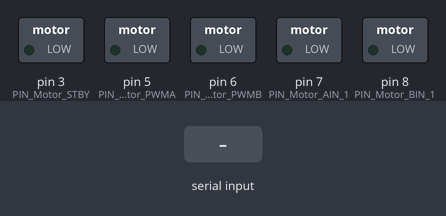
Recording of a sketch running on a simulated Arduino Uno, built with avr-gcc and run on an emulated ATmega328P. Shown: switched loads named in the sketch (green lamp = pin HIGH). Inputs (shaded band) come from the test bench.

Above: at 1.2 s.
1.3 s: "FORWARD\n" received over Serial
At 2.4 s:
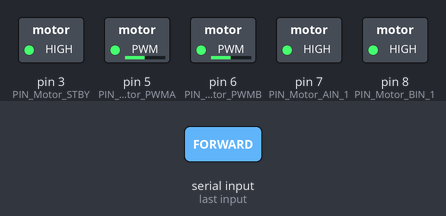
2.8 s: "BACKWARD\n" received over Serial
At 3.6 s:
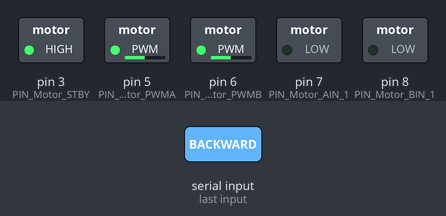
4.3 s: "LEFT\n" received over Serial
At 4.7 s:
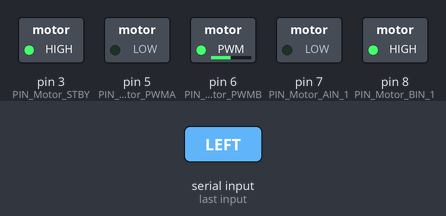
5.8 s: "RIGHT\n" received over Serial
At 7.0 s:
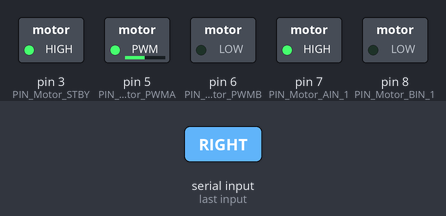
7.3 s: "STOP\n" received over Serial
At 8.2 s:
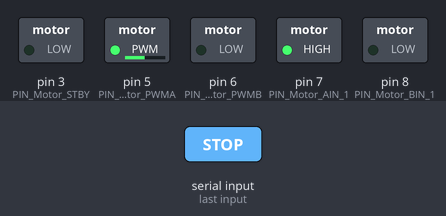
Timing chart, 0 to 9.8 s (numbered marks = the images above; inputs shaded):
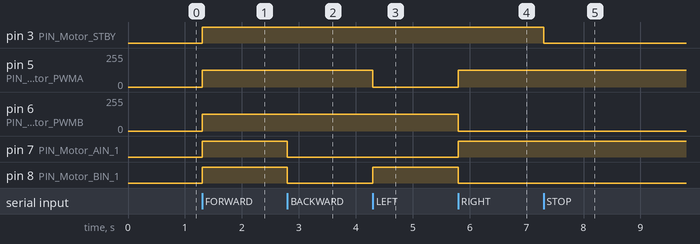

Measured:
- after the input at 1.3 s, pin 3 (PIN_Motor_STBY), pin 7 (PIN_Motor_AIN_1), pin 8 (PIN_Motor_BIN_1): LOW → HIGH at once; pin 5 (PIN_Motor_PWMA), pin 6 (PIN_Motor_PWMB): 0/255 → 125/255 at once
- after the input at 2.8 s, pin 7 (PIN_Motor_AIN_1), pin 8 (PIN_Motor_BIN_1): HIGH → LOW at once
- after the input at 4.3 s, pin 5 (PIN_Motor_PWMA): 125/255 → 0/255 at once; pin 8 (PIN_Motor_BIN_1): LOW → HIGH at once
- after the input at 5.8 s, pin 5 (PIN_Motor_PWMA): 0/255 → 125/255 at once; pin 6 (PIN_Motor_PWMB): 125/255 → 0/255 at once; pin 7 (PIN_Motor_AIN_1): LOW → HIGH at once; pin 8 (PIN_Motor_BIN_1): HIGH → LOW at once
- after the input at 7.3 s, pin 3 (PIN_Motor_STBY): HIGH → LOW at once

The sketch:

Arduino_Controls.ino
```cpp
#include <Arduino.h>

#define PIN_Motor_PWMA 5
#define PIN_Motor_PWMB 6
#define PIN_Motor_BIN_1 8
#define PIN_Motor_AIN_1 7
#define PIN_Motor_STBY 3

// Define pins for line tracking sensors
#define PIN_Left_Sensor A0
#define PIN_Middle_Sensor A1
#define PIN_Right_Sensor A2

bool isAutonomousMode = false; // Flag to track autonomous mode status

void setup() {
    Serial.begin(115200); // Start serial communication
    pinMode(PIN_Motor_PWMA, OUTPUT);
    pinMode(PIN_Motor_PWMB, OUTPUT);
    pinMode(PIN_Motor_AIN_1, OUTPUT);
    pinMode(PIN_Motor_BIN_1, OUTPUT);
    pinMode(PIN_Motor_STBY, OUTPUT);
    pinMode(PIN_Left_Sensor, INPUT);
    pinMode(PIN_Middle_Sensor, INPUT);
    pinMode(PIN_Right_Sensor, INPUT);
    digitalWrite(PIN_Motor_STBY, LOW); // Initially keep motors off
}

void loop() {
    if (Serial.available()) {
        String command = Serial.readStringUntil('\n'); // Read until newline
        command.trim(); // Trim whitespace

        if (command == "FORWARD") {
            moveForward();
        } else if (command == "BACKWARD") {
            moveBackward();
        } else if (command == "LEFT") {
            turnLeft();
        } else if (command == "RIGHT") {
            turnRight();
        } else if (command == "STOP") {
            stopMotors();
            isAutonomousMode = false;
        } else if (command == "AUTONOMOUS") {
            autonomousMode(); // Enter line tracking mode
        }
    }
}

void moveForward() {
    digitalWrite(PIN_Motor_STBY, HIGH);
    digitalWrite(PIN_Motor_AIN_1, HIGH);
    analogWrite(PIN_Motor_PWMA, 125); // 255 is full speed
    digitalWrite(PIN_Motor_BIN_1, HIGH);
    analogWrite(PIN_Motor_PWMB, 125);
}

void moveBackward() {
    digitalWrite(PIN_Motor_STBY, HIGH);
    digitalWrite(PIN_Motor_AIN_1, LOW);
    analogWrite(PIN_Motor_PWMA, 125);
    digitalWrite(PIN_Motor_BIN_1, LOW);
    analogWrite(PIN_Motor_PWMB, 125);
}

void turnLeft() {
    digitalWrite(PIN_Motor_STBY, HIGH);
    digitalWrite(PIN_Motor_AIN_1, LOW);
    analogWrite(PIN_Motor_PWMA, 0);
    digitalWrite(PIN_Motor_BIN_1, HIGH);
    analogWrite(PIN_Motor_PWMB, 125);
}

void turnRight() {
    digitalWrite(PIN_Motor_STBY, HIGH);
    digitalWrite(PIN_Motor_AIN_1, HIGH);
    analogWrite(PIN_Motor_PWMA, 125);
    digitalWrite(PIN_Motor_BIN_1, LOW);
    analogWrite(PIN_Motor_PWMB, 0);
}

void stopMotors() {
    digitalWrite(PIN_Motor_STBY, LOW); // Disable motors
}

void autonomousMode() {
    isAutonomousMode = true; // Set the flag for autonomous mode
    while (isAutonomousMode) { // Run indefinitely until stopped
        int leftSensor = digitalRead(PIN_Left_Sensor);
        int middleSensor = digitalRead(PIN_Middle_Sensor);
        int rightSensor = digitalRead(PIN_Right_Sensor);

        if (middleSensor == HIGH) { // On the line
            moveForward();
        } else if (leftSensor == HIGH) { // Turn right
            turnRight();
        } else if (rightSensor == HIGH) { // Turn left
            turnLeft();
        } else { // Stop if off the line
            stopMotors();
        }

        delay(100); // Small delay to stabilize sensor reading

        // Check for stop command
        if (Serial.available()) {
            String command = Serial.readStringUntil('\n'); // Read until newline
            command.trim(); // Trim whitespace

            if (command == "STOP") {
                stopMotors(); // Stop the motors
                isAutonomousMode = false; // Exit autonomous mode
            }
        }
    }
}
```
